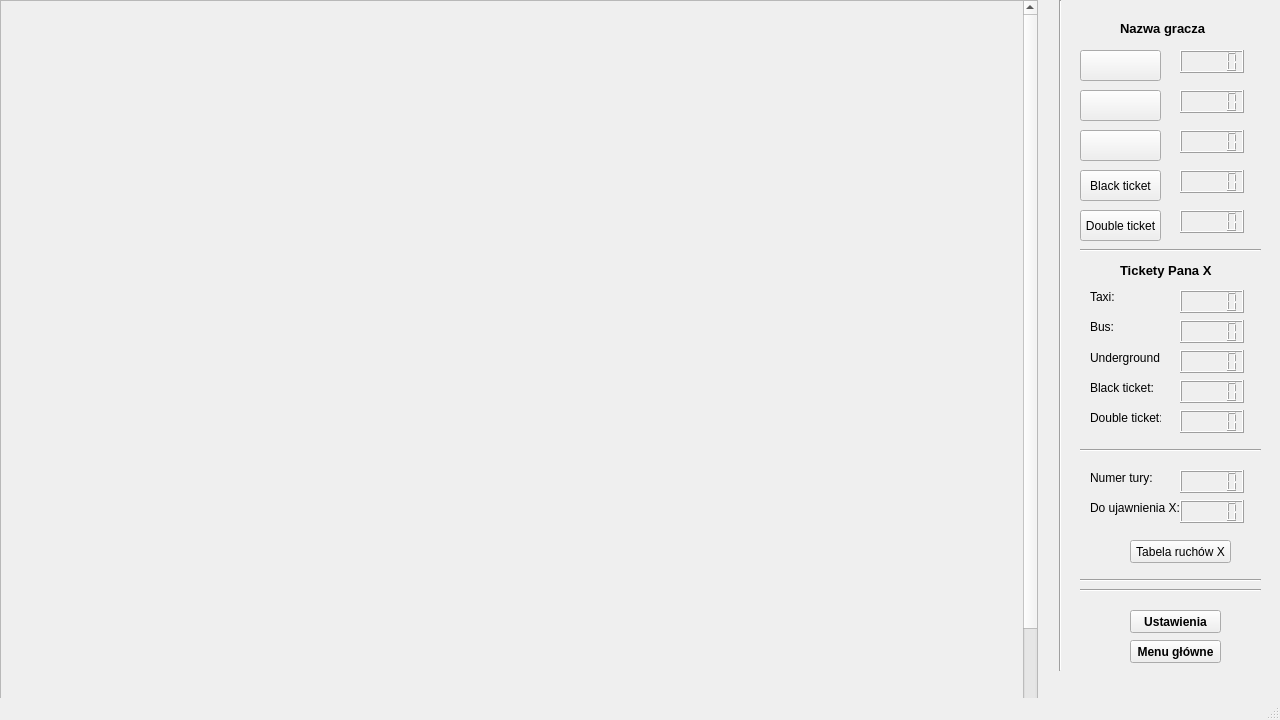
<?xml version="1.0" encoding="UTF-8"?>
<ui version="4.0">
 <class>Map</class>
 <widget class="QMainWindow" name="Map">
  <property name="geometry">
   <rect>
    <x>0</x>
    <y>0</y>
    <width>1280</width>
    <height>720</height>
   </rect>
  </property>
  <property name="windowTitle">
   <string>MainWindow</string>
  </property>
  <widget class="QWidget" name="centralwidget">
   <widget class="QLabel" name="label">
    <property name="geometry">
     <rect>
      <x>1120</x>
      <y>20</y>
      <width>91</width>
      <height>16</height>
     </rect>
    </property>
    <property name="font">
     <font>
      <pointsize>10</pointsize>
      <weight>75</weight>
      <bold>true</bold>
     </font>
    </property>
    <property name="text">
     <string>Nazwa gracza</string>
    </property>
   </widget>
   <widget class="QPushButton" name="pushButton">
    <property name="geometry">
     <rect>
      <x>1080</x>
      <y>50</y>
      <width>81</width>
      <height>31</height>
     </rect>
    </property>
    <property name="text">
     <string/>
    </property>
    <property name="icon">
     <iconset>
      <normaloff>:/new/prefix1/grafika/taxi.jpg</normaloff>:/new/prefix1/grafika/taxi.jpg</iconset>
    </property>
    <property name="iconSize">
     <size>
      <width>57</width>
      <height>25</height>
     </size>
    </property>
   </widget>
   <widget class="QPushButton" name="pushButton_2">
    <property name="geometry">
     <rect>
      <x>1080</x>
      <y>90</y>
      <width>81</width>
      <height>31</height>
     </rect>
    </property>
    <property name="text">
     <string/>
    </property>
    <property name="icon">
     <iconset>
      <normaloff>:/new/prefix1/grafika/bus.jpg</normaloff>:/new/prefix1/grafika/bus.jpg</iconset>
    </property>
    <property name="iconSize">
     <size>
      <width>57</width>
      <height>25</height>
     </size>
    </property>
   </widget>
   <widget class="QPushButton" name="pushButton_3">
    <property name="geometry">
     <rect>
      <x>1080</x>
      <y>130</y>
      <width>81</width>
      <height>31</height>
     </rect>
    </property>
    <property name="text">
     <string/>
    </property>
    <property name="icon">
     <iconset>
      <normaloff>:/new/prefix1/grafika/underground.jpg</normaloff>:/new/prefix1/grafika/underground.jpg</iconset>
    </property>
    <property name="iconSize">
     <size>
      <width>57</width>
      <height>25</height>
     </size>
    </property>
   </widget>
   <widget class="QPushButton" name="pushButton_4">
    <property name="geometry">
     <rect>
      <x>1080</x>
      <y>170</y>
      <width>81</width>
      <height>31</height>
     </rect>
    </property>
    <property name="text">
     <string>Black ticket</string>
    </property>
   </widget>
   <widget class="QPushButton" name="pushButton_5">
    <property name="geometry">
     <rect>
      <x>1080</x>
      <y>210</y>
      <width>81</width>
      <height>31</height>
     </rect>
    </property>
    <property name="text">
     <string>Double ticket</string>
    </property>
   </widget>
   <widget class="QLCDNumber" name="lcdNumber">
    <property name="geometry">
     <rect>
      <x>1180</x>
      <y>50</y>
      <width>64</width>
      <height>23</height>
     </rect>
    </property>
   </widget>
   <widget class="QLCDNumber" name="lcdNumber_2">
    <property name="geometry">
     <rect>
      <x>1180</x>
      <y>90</y>
      <width>64</width>
      <height>23</height>
     </rect>
    </property>
   </widget>
   <widget class="QLCDNumber" name="lcdNumber_3">
    <property name="geometry">
     <rect>
      <x>1180</x>
      <y>130</y>
      <width>64</width>
      <height>23</height>
     </rect>
    </property>
   </widget>
   <widget class="QLCDNumber" name="lcdNumber_4">
    <property name="geometry">
     <rect>
      <x>1180</x>
      <y>170</y>
      <width>64</width>
      <height>23</height>
     </rect>
    </property>
   </widget>
   <widget class="QLCDNumber" name="lcdNumber_5">
    <property name="geometry">
     <rect>
      <x>1180</x>
      <y>210</y>
      <width>64</width>
      <height>23</height>
     </rect>
    </property>
   </widget>
   <widget class="Line" name="line">
    <property name="geometry">
     <rect>
      <x>1080</x>
      <y>240</y>
      <width>181</width>
      <height>20</height>
     </rect>
    </property>
    <property name="orientation">
     <enum>Qt::Horizontal</enum>
    </property>
   </widget>
   <widget class="QLabel" name="label_2">
    <property name="geometry">
     <rect>
      <x>1120</x>
      <y>260</y>
      <width>111</width>
      <height>20</height>
     </rect>
    </property>
    <property name="font">
     <font>
      <pointsize>10</pointsize>
      <weight>75</weight>
      <bold>true</bold>
     </font>
    </property>
    <property name="text">
     <string>Tickety Pana X</string>
    </property>
   </widget>
   <widget class="QLabel" name="label_3">
    <property name="geometry">
     <rect>
      <x>1090</x>
      <y>290</y>
      <width>46</width>
      <height>13</height>
     </rect>
    </property>
    <property name="text">
     <string>Taxi:</string>
    </property>
   </widget>
   <widget class="QLabel" name="label_4">
    <property name="geometry">
     <rect>
      <x>1090</x>
      <y>320</y>
      <width>46</width>
      <height>13</height>
     </rect>
    </property>
    <property name="text">
     <string>Bus:</string>
    </property>
   </widget>
   <widget class="QLabel" name="label_5">
    <property name="geometry">
     <rect>
      <x>1090</x>
      <y>350</y>
      <width>71</width>
      <height>16</height>
     </rect>
    </property>
    <property name="text">
     <string>Underground:</string>
    </property>
   </widget>
   <widget class="QLabel" name="label_6">
    <property name="geometry">
     <rect>
      <x>1090</x>
      <y>380</y>
      <width>71</width>
      <height>16</height>
     </rect>
    </property>
    <property name="text">
     <string>Black ticket:</string>
    </property>
   </widget>
   <widget class="QLabel" name="label_7">
    <property name="geometry">
     <rect>
      <x>1090</x>
      <y>410</y>
      <width>71</width>
      <height>16</height>
     </rect>
    </property>
    <property name="text">
     <string>Double ticket:</string>
    </property>
   </widget>
   <widget class="QLCDNumber" name="lcdNumber_6">
    <property name="geometry">
     <rect>
      <x>1180</x>
      <y>290</y>
      <width>64</width>
      <height>23</height>
     </rect>
    </property>
   </widget>
   <widget class="QLCDNumber" name="lcdNumber_7">
    <property name="geometry">
     <rect>
      <x>1180</x>
      <y>320</y>
      <width>64</width>
      <height>23</height>
     </rect>
    </property>
   </widget>
   <widget class="QLCDNumber" name="lcdNumber_8">
    <property name="geometry">
     <rect>
      <x>1180</x>
      <y>350</y>
      <width>64</width>
      <height>23</height>
     </rect>
    </property>
   </widget>
   <widget class="QLCDNumber" name="lcdNumber_9">
    <property name="geometry">
     <rect>
      <x>1180</x>
      <y>380</y>
      <width>64</width>
      <height>23</height>
     </rect>
    </property>
   </widget>
   <widget class="QLCDNumber" name="lcdNumber_10">
    <property name="geometry">
     <rect>
      <x>1180</x>
      <y>410</y>
      <width>64</width>
      <height>23</height>
     </rect>
    </property>
   </widget>
   <widget class="Line" name="line_2">
    <property name="geometry">
     <rect>
      <x>1080</x>
      <y>440</y>
      <width>181</width>
      <height>20</height>
     </rect>
    </property>
    <property name="orientation">
     <enum>Qt::Horizontal</enum>
    </property>
   </widget>
   <widget class="QLabel" name="label_8">
    <property name="geometry">
     <rect>
      <x>1090</x>
      <y>470</y>
      <width>91</width>
      <height>16</height>
     </rect>
    </property>
    <property name="text">
     <string>Numer tury:</string>
    </property>
   </widget>
   <widget class="QLabel" name="label_9">
    <property name="geometry">
     <rect>
      <x>1090</x>
      <y>500</y>
      <width>91</width>
      <height>16</height>
     </rect>
    </property>
    <property name="text">
     <string>Do ujawnienia X:</string>
    </property>
   </widget>
   <widget class="QLCDNumber" name="lcdNumber_11">
    <property name="geometry">
     <rect>
      <x>1180</x>
      <y>470</y>
      <width>64</width>
      <height>23</height>
     </rect>
    </property>
   </widget>
   <widget class="QLCDNumber" name="lcdNumber_12">
    <property name="geometry">
     <rect>
      <x>1180</x>
      <y>500</y>
      <width>64</width>
      <height>23</height>
     </rect>
    </property>
   </widget>
   <widget class="Line" name="line_3">
    <property name="geometry">
     <rect>
      <x>1080</x>
      <y>570</y>
      <width>181</width>
      <height>20</height>
     </rect>
    </property>
    <property name="orientation">
     <enum>Qt::Horizontal</enum>
    </property>
   </widget>
   <widget class="Line" name="line_4">
    <property name="geometry">
     <rect>
      <x>1080</x>
      <y>580</y>
      <width>181</width>
      <height>20</height>
     </rect>
    </property>
    <property name="orientation">
     <enum>Qt::Horizontal</enum>
    </property>
   </widget>
   <widget class="QPushButton" name="pushButton_6">
    <property name="geometry">
     <rect>
      <x>1130</x>
      <y>610</y>
      <width>91</width>
      <height>23</height>
     </rect>
    </property>
    <property name="font">
     <font>
      <weight>75</weight>
      <bold>true</bold>
     </font>
    </property>
    <property name="text">
     <string>Ustawienia</string>
    </property>
   </widget>
   <widget class="QPushButton" name="pushButton_7">
    <property name="geometry">
     <rect>
      <x>1130</x>
      <y>640</y>
      <width>91</width>
      <height>23</height>
     </rect>
    </property>
    <property name="font">
     <font>
      <weight>75</weight>
      <bold>true</bold>
     </font>
    </property>
    <property name="text">
     <string>Menu główne</string>
    </property>
   </widget>
   <widget class="QPushButton" name="pushButton_8">
    <property name="geometry">
     <rect>
      <x>1130</x>
      <y>540</y>
      <width>101</width>
      <height>23</height>
     </rect>
    </property>
    <property name="text">
     <string>Tabela ruchów X</string>
    </property>
   </widget>
   <widget class="Line" name="line_5">
    <property name="geometry">
     <rect>
      <x>1050</x>
      <y>0</y>
      <width>20</width>
      <height>671</height>
     </rect>
    </property>
    <property name="orientation">
     <enum>Qt::Vertical</enum>
    </property>
   </widget>
   <widget class="QScrollArea" name="scrollArea">
    <property name="geometry">
     <rect>
      <x>0</x>
      <y>0</y>
      <width>1038</width>
      <height>720</height>
     </rect>
    </property>
    <property name="styleSheet">
     <string notr="true">background: url(:/images/grafika/map.jpg)</string>
    </property>
    <property name="widgetResizable">
     <bool>false</bool>
    </property>
    <widget class="QWidget" name="scrollAreaWidgetContents">
     <property name="geometry">
      <rect>
       <x>0</x>
       <y>0</y>
       <width>1021</width>
       <height>807</height>
      </rect>
     </property>
     <property name="sizePolicy">
      <sizepolicy hsizetype="Preferred" vsizetype="Preferred">
       <horstretch>0</horstretch>
       <verstretch>0</verstretch>
      </sizepolicy>
     </property>
     <property name="styleSheet">
      <string notr="true"/>
     </property>
    </widget>
   </widget>
  </widget>
  <widget class="QMenuBar" name="menubar">
   <property name="geometry">
    <rect>
     <x>0</x>
     <y>0</y>
     <width>1280</width>
     <height>21</height>
    </rect>
   </property>
  </widget>
  <widget class="QStatusBar" name="statusbar"/>
 </widget>
 <resources/>
 <connections/>
</ui>
